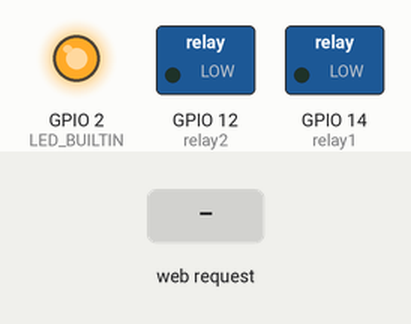
This sketch was run on a simulated ESP8266 (NodeMCU). Parts: switched loads named in the sketch (green lamp = pin HIGH), output pins drawn as LEDs (lit = HIGH, except the on-board LED, lit = LOW). The test bench sets the inputs (shaded band). WiFi joins after 1.5 s; servers stay silent unless stated; the modem is registered and sends nothing unless stated; what the sketch prints to the serial monitor is not drawn.

Above: at 3.2 s.
3.3 s: HTTP request GET /on received
At 3.9 s:
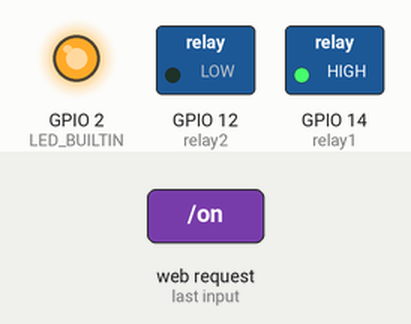
4.8 s: HTTP request GET /off received
At 7.4 s:
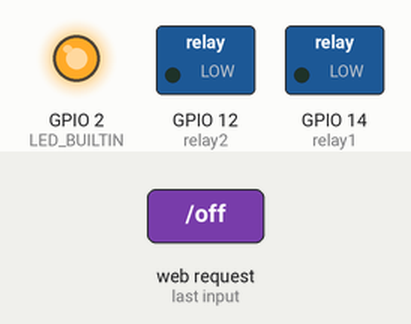
Timing chart, 0 to 8.9 s (numbered marks = the images above; inputs shaded):
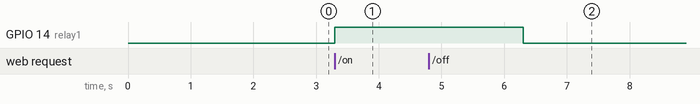

Measured:
- after the input at 3.3 s, GPIO 14 (relay1): LOW → HIGH at once
- after the input at 4.8 s, GPIO 14 (relay1): HIGH → LOW after 1.5 s

The sketch:

GALILEO_SERVER_FINAL.ino
```cpp
#include <SPI.h>
#include <ESP8266WiFi.h>
#include <Sim800l.h>
#include <SoftwareSerial.h>

Sim800l Sim800l;
char* text;
char* number;
bool error;

char ssid[]="GALILEO-NET";
char password[]="GALILEO@JNC";
WiFiServer server(80);

IPAddress ip(192,168,2,135);
IPAddress gateway(192,168,1,1);
IPAddress subnet(255,255,255,0);

int relay1 =14;
int relay2 =12;

String reading;

void setup() {
  // put your setup code here, to run once:
  Sim800l.begin();
  Serial.begin(115200);
  WiFi.config(ip,gateway,subnet);
  WiFi.begin(ssid,password);
  pinMode(LED_BUILTIN,OUTPUT);
  pinMode(relay1,OUTPUT);
  pinMode(relay2,OUTPUT);


  while ((!(WiFi.status()==WL_CONNECTED)))
  {
     delay(300);
    Serial.print(".");

  }
  Serial.print("Wifi Connected");
  server.begin();

}

void loop() {
  WiFiClient client= server.available();

  if (client)
  { Serial.println("Client Connected");
    if (client.connected()){
     String reading=client.readStringUntil('\r');
     if(reading==("GET /on HTTP/1.1"))
        {
          Serial.println("sensor on");
          digitalWrite(relay1,HIGH);
          delay(3000);
          String reading=client.readStringUntil('\r');
          Serial.println(reading);
        }
     else if(reading=="HIGH")
          {
          Serial.println("PIR Motion Detected");
          Serial.println("Sending Alert to +639175603150");
          delay(100);
          text="Intruder Detected";
          number="+639453463030";
          error=Sim800l.sendSms(number,text);
          Serial.println(error);
          Serial.println("message sent");
          client.println("GET /off HTTP/1.1");
          }
     else if(reading=="LOW")
           {
          Serial.println("PIR detecting...");
          delay(1000);
           }
     if(reading=="GET /off HTTP/1.1")
          {
          Serial.println("Sensor is deactivated");
          digitalWrite(relay1, LOW);
          delay(1000);
          }
       }

        }


    client.flush();
    }
```
